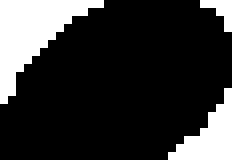
#> input picture resources/template/quarter.png, 29 x 20 px (shown 8 times larger); the run also reads 2 pictures not shown here
$ python main.py SheetVision-master/resources/template/g_clef.png
#> lines starting #> are read from the running program, lines starting #| are printed output that depends on the picture; after the words box and inside, x2 and y2 are one past the last pixel; in counts of white or black regions, pixels touching at a corner belong together
### best_fit.py
import cv2
import matplotlib.pyplot as plt  # 그래프를 그려주는 라이브러리
import numpy as np  # 다차원 배열 객체를 다루는 라이브러리


def fit(img, templates, start_percent, stop_percent, threshold):  # (전체이미지, 찾고 싶은 이미지, 50, 150, 0.77)
    img_width, img_height = img.shape[::-1]  # img.shape에서 width랑 height가져오기
    best_location_count = -1
    best_locations = []
    best_scale = 1


    '''
    plt.axis([0, 2, 0, 1]) # 세로축의 값을 의미합니다.
    plt.show(block=False)
    x = []
    y = []
    '''

    for scale in [i / 100.0 for i in range(start_percent, stop_percent + 1, 3)]:  # 3pixel만큼 뛰면서 검색 (50,150)
        locations = []
        location_count = 0
        for template in templates:
            template = cv2.resize(template, None,
                                  fx=scale, fy=scale, interpolation=cv2.INTER_CUBIC)  # 이미지를 축소 합니다.
            template_width, template_height = template.shape[::-1]
            if img_height >= template_height and img_width >= template_width:
                result = cv2.matchTemplate(img, template, cv2.TM_CCOEFF_NORMED)
                result = np.where(result >= threshold)
                location_count += len(result[0])
                locations += [result]
        '''
        print("scale: {0}, hits: {1}".format(scale, location_count))
        x.append(location_count)
        y.append(scale)
        plt.plot(y, x)
        plt.pause(0.00001)
        '''
        if (location_count > best_location_count):
            best_location_count = location_count
            best_locations = locations
            best_scale = scale
            plt.axis([0, 2, 0, best_location_count])
        elif (location_count < best_location_count):
            pass

    plt.close()

    return best_locations, best_scale

### rectangle.py
import cv2
import math

class Rectangle(object):
    def __init__(self, x, y, w, h):
        self.x = x;
        self.y = y;
        self.w = w;
        self.h = h;
        self.middle = self.x + self.w/2, self.y + self.h/2
        self.area = self.w * self.h

    # [22 lines left out: functions overlap, distance, merge, draw, not called in this run]

### main.py
import sys
import subprocess
import cv2
import time
import numpy as np
from best_fit import fit
from rectangle import Rectangle
from note import Note
from random import randint
from midiutil.MidiFile import MIDIFile, MIDITrack

# 높은음자리표 파일 경로
g_clef_files=[
    "resources/template/g_clef.png"]
# 낮음음자리표 파일 경로
bass_clef_files=[
    "resources/template/bass_clef.png"  ]
quarter_files = [
    "resources/template/quarter.png",
    "resources/template/solid-note.png"]
sharp_files = [
    "resources/template/sharp.png",
    "resources/template/f-sharp.png",
    "resources/template/f-sharp2.png"]
flat_files = [
    "resources/template/flat-line.png",
    "resources/template/flat-space.png"]
half_files = [
    "resources/template/half-space.png",
    "resources/template/half-note-line.png",
    "resources/template/half-line.png",
    "resources/template/half-note-space.png"]
whole_files = [
    "resources/template/whole-space.png",
    "resources/template/whole-note-line.png",
    "resources/template/whole-line.png",
    "resources/template/whole-note-space.png"]
wholeRest_files = [
    "resources/template/bar-rest.png",
    "resources/template/bar-rest2.png"]
halfRest_files = [
    "resources/template/half_rest.png"]
quarterRest_files=[
    "resources/template/quarter_rest.png"]
eighthRest_files=[
    "resources/template/eight_rest.png",
    "resources/template/eight_rest2.png"]
replay_files = [
    "resources/template/replay.png",
    "resources/template/dodol.png"] #도돌이표 이미지 추가

quarter_imgs = [cv2.imread(quarter_file, 0) for quarter_file in quarter_files]
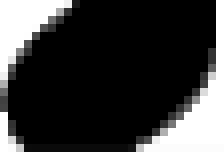
#> input picture #17cuttingMeasure/resources/template/solid-note.png, 28 x 20 px, found by its file name (shown 8 times larger)
#> quarter_imgs = 2 items
g_clef_imgs = [cv2.imread(g_clef_file, 0) for g_clef_file in g_clef_files]
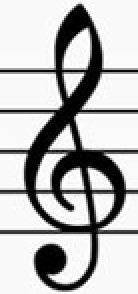
#> input picture SheetVision-master/resources/template/g_clef.png, 69 x 147 px, found by its file name (shown 2 times larger)
#> g_clef_imgs = 1 item
bass_clef_imgs = [cv2.imread(bass_clef_file, 0) for bass_clef_file in bass_clef_files]
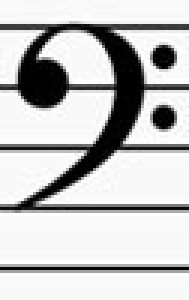
#> input picture resources/template/bass_clef.png, 63 x 100 px (shown 3 times larger)
#> bass_clef_imgs = 1 item
quarter_imgs = [cv2.imread(quarter_file, 0) for quarter_file in quarter_files]
sharp_imgs = [cv2.imread(sharp_files, 0) for sharp_files in sharp_files] # 샾 이미지
#> sharp_imgs = 3 items
flat_imgs = [cv2.imread(flat_file, 0) for flat_file in flat_files]
#> flat_imgs = 2 items
half_imgs = [cv2.imread(half_file, 0) for half_file in half_files]
#> half_imgs = 4 items
whole_imgs = [cv2.imread(whole_file, 0) for whole_file in whole_files]
#> whole_imgs = 4 items

wholeRest_imgs = [cv2.imread(wholeRest_file,0) for wholeRest_file in wholeRest_files]
#> wholeRest_imgs = 2 items
halfRest_imgs = [cv2.imread(halfRest_file,0) for halfRest_file in halfRest_files]
#> halfRest_imgs = 1 item
quarterRest_imgs = [cv2.imread(quarterRest_file,0) for quarterRest_file in quarterRest_files]
#> quarterRest_imgs = 1 item
eighthRest_imgs = [cv2.imread(eighthRest_file,0) for eighthRest_file in eighthRest_files]
#> eighthRest_imgs = 2 items

replay_imgs = [cv2.imread(replay_file, 0) for replay_file in replay_files]#replay추가
#> replay_imgs = 2 items

sharp_lower, sharp_upper, sharp_thresh = 50, 150, 0.70
flat_lower, flat_upper, flat_thresh = 50, 150, 0.77
quarter_lower, quarter_upper, quarter_thresh = 50, 100, 0.77
half_lower, half_upper, half_thresh = 50, 150, 0.70
whole_lower, whole_upper, whole_thresh = 50, 150, 0.70

wholeRest_lower,wholeRest_upper,wholeRest_thresh =50,150,0.80
halfRest_lower, halfRest_upper, halfRest_thresh =50,150,0.80
quarterRest_lower, quarterRest_upper, quarterRest_thresh =50,150,0.70
eighthRest_lower, eighthRest_upper,eighthRest_thresh= 50,100,0.85

replay_lower, replay_upper, replay_thresh = 50, 150, 0.60

def CutMeasures2(img):
    line = [-1, -1, -1, -1, -1]
    lineSize = [0, 0, 0, 0, 0]
    l = 0
    measure = []
    for i in range(np.size(img, 0)):
        count = 0
        for j in range(np.size(img, 1)):
            if img[i, j] == 0:
                count += 1

        if (count / np.size(img, 1)) > 0.6:
            k = 0
            while k < 5:
                if line[k] == -1:
                    break
                k += 1

            if k == 0:
                line[0] = i
                lineSize[0] += 1
            elif line[k-1] + lineSize[k-1] == i:
                lineSize[k-1] += 1
            else:
                line[k] = i
                lineSize[k] += 1
        elif line[4] != -1:
            gap = line[1] - line[0]
            measure.append(Rectangle(0, line[0] - (gap * 4), np.size(img, 1), line[4] + (gap * 8) - line[0]))

            for m in range(5):
                line[m] = -1
                lineSize[m] = 0
            l += 1
    return measure

# [20 lines left out: function find_g_clef, not called in this run]

def locate_images(img, templates, start, stop, threshold):
    locations, scale = fit(img, templates, start, stop, threshold)
    img_locations = []
    for i in range(len(templates)):
        w, h = templates[i].shape[::-1]
        w *= scale
        h *= scale
        img_locations.append([Rectangle(pt[0], pt[1], w, h) for pt in zip(*locations[i][::-1])])
    return img_locations


# [19 lines left out: function merge_recs, not called in this run]


def open_file(path):
    cmd = {'linux': 'eog', 'win32': 'explorer', 'darwin': 'open'}[sys.platform]
    subprocess.run([cmd, path])

    #img_gray: 받아오는 이미지
def match_and_merge(temp_img, temp_imgs, temp_lower, temp_upper, temp_thresh):
    #locate_image받아옴
    temp_recs = locate_images(temp_img, temp_imgs, temp_lower, temp_upper, temp_thresh)
    temp_recs = merge_recs([j for i in temp_recs for j in i], 0.5)
    temp_recs_img = temp_img.copy()
    print("Matching & Merging image...")
    '''
    for r in temp_recs:
        r.draw(temp_recs_img, (0, 0, 255), 2)
    cv2.imwrite('result.png', temp_recs_img)
    open_file('result.png')
    '''
    return temp_recs

if __name__ == "__main__":
    img_file = sys.argv[1:][0]
    img = cv2.imread(img_file, 0)
#> img is the input picture: shape (147, 69); min 0, max 255, mean 185.3
    img_gray = img  # cv2.cvtColor(img, cv2.COLOR_BGR2GRAY)
    img = cv2.cvtColor(img_gray, cv2.COLOR_GRAY2RGB)
    ret, img_gray = cv2.threshold(img_gray, 127, 255, cv2.THRESH_BINARY)
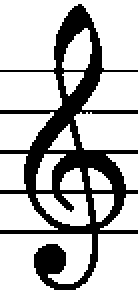
#> img_gray: shape (147, 69) (shown 2 times larger); 73.7% white; 1 black region, box (x1, y1, x2, y2) and area: (0, 2, 69, 145) 2666
    img_width, img_height = img_gray.shape[::-1]
#> img_width = 69; img_height = 147

    staff_boxes = CutMeasures2(img_gray)
#> after the loop in CutMeasures2, `for i in range(np.size(img, 0)):`: l = 1; line = [-1, -1, -1, -1, -1]; lineSize = [0, 0, 0, 0, 0]; measure = 1 item
#> staff_boxes = 1 item
    '''
    for idx, cut_measure in enumerate(staff_boxes):
        cv2.imwrite('cutting{}.png'.format(idx), cut_measure)
    cv2.waitKey(0)
    cv2.destroyAllWindows()
    '''
    # sharp
    sharp_recs = match_and_merge(img_gray, sharp_imgs, sharp_lower, sharp_upper, sharp_thresh)
#> after the loop in fit, `for scale in [i / 100.0 for i in range(start_percent, stop_percent + 1..`: best_location_count = -1; best_locations = []; best_scale = 1
#> (the run stopped early here; a loop or call above may not have finished)
